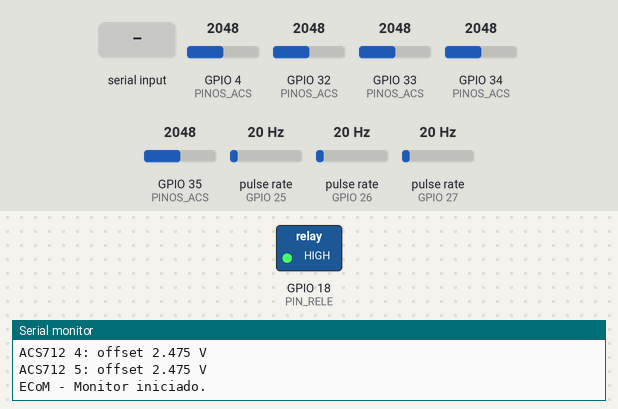
Bench run of a sketch on a simulated ESP32. On the bench: switched loads named in the sketch (green lamp = pin HIGH), the last lines printed to the serial monitor. Wiring (inferred from the names in the program): 3 × pulse sensor: data GPIO 25 / data GPIO 26 / data GPIO 27. The inputs (shaded band) are chosen by the test bench; at power-on: GPIO 4 (PINOS_ACS) = 2048, GPIO 32 (PINOS_ACS) = 2048, GPIO 33 (PINOS_ACS) = 2048, GPIO 34 (PINOS_ACS) = 2048, GPIO 35 (PINOS_ACS) = 2048, pulse rate (sensors on GPIO 25, GPIO 26, GPIO 27) 20 Hz (analog values on the 0–4095 scale).

Above: at 1.3 s.
1.4 s: "RELE ON\n" received over Serial
At 2.4 s:
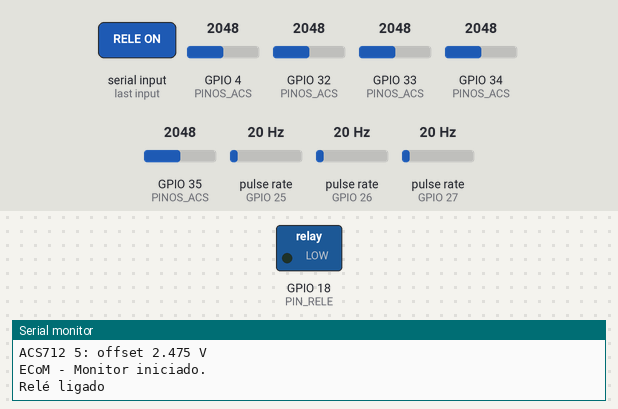
2.9 s: "RELE OFF\n" received over Serial
At 3.5 s:
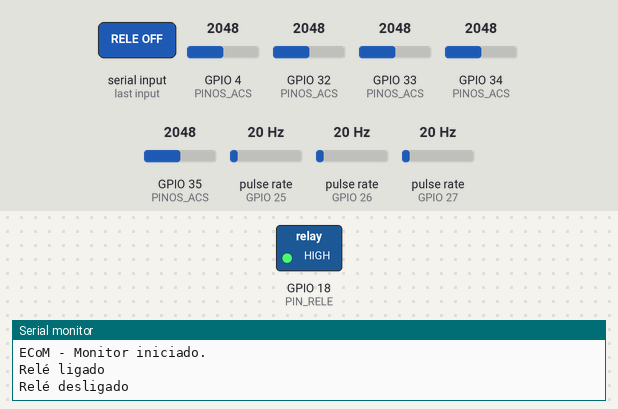
4.4 s: "RELE TOGGLE\n" received over Serial
At 5.8 s:
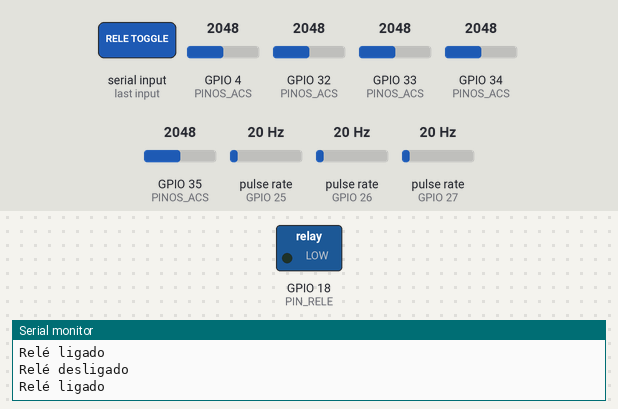
Timing chart, 0 to 7.4 s (numbered marks = the images above; inputs shaded):
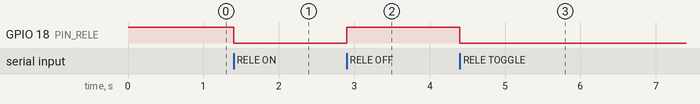

Measured:
- after the input at 1.4 s, GPIO 18 (PIN_RELE): HIGH → LOW at once
- after the input at 2.9 s, GPIO 18 (PIN_RELE): LOW → HIGH at once
- after the input at 4.4 s, GPIO 18 (PIN_RELE): HIGH → LOW at once

The sketch:

ecom_sensors.ino
```cpp
/*
 * ECoM - EcoMonitor (ESP32 / Arduino IDE)
 *
 * Ligações:
 *   ACS712 (OUT): GPIO 32, 33, 34, 35 e 4
 *   YF-S201 (SINAL): GPIO 25, 26 e 27
 *   Relé (IN): GPIO 18
 *
 * Importante: a saída do ACS712 alimentado em 5 V pode chegar a 5 V.
 * Use um divisor de tensão entre cada OUT do ACS712 e o GPIO do ESP32.
 * Nunca ligue OUT diretamente ao ESP32, que aceita no máximo 3,3 V.
 *
 * O sketch escreve um JSON na Serial a cada 30 segundos. O bridge.js
 * encaminha os totais de água e energia para a API do ECoM.
 *
 * Comandos pelo Monitor Serial (9600 baud, fim de linha):
 *   RELE ON
 *   RELE OFF
 *   RELE TOGGLE
 */

#include <Arduino.h>
#include <math.h>

// ===== Pinos =====
const uint8_t PINOS_ACS[] = {32, 33, 34, 35, 4};
const uint8_t PINOS_FLUXO[] = {25, 26, 27};
const uint8_t PIN_RELE = 18;

const uint8_t NUM_ACS = sizeof(PINOS_ACS) / sizeof(PINOS_ACS[0]);
const uint8_t NUM_FLUXO = sizeof(PINOS_FLUXO) / sizeof(PINOS_FLUXO[0]);

// ===== Configuração =====
// ACS712-05B = 0,185 V/A. Para ACS712-20A use 0,100; para ACS712-30A, 0,066.
const float SENSIBILIDADE_ACS_V_POR_A = 0.185f;
const float TENSAO_REDE_V = 127.0f;
const float CORRENTE_MINIMA_A = 0.03f;
const uint16_t AMOSTRAS_RMS = 600;

// Fator para reconstruir a tensão antes do divisor. Exemplo: divisor com
// 10 kOhm entre OUT e GPIO e 20 kOhm entre GPIO e GND => fator 1,5.
const float FATOR_DIVISOR_TENSAO = 1.5f;

// YF-S201: aproximadamente 450 pulsos para cada litro de água.
const float PULSOS_POR_LITRO = 450.0f;
const unsigned long INTERVALO_MEDICAO_MS = 5000UL;
const unsigned long INTERVALO_ENVIO_MS = 30000UL;

// A maior parte dos módulos de relé de um canal é ativa em LOW.
const bool RELE_ATIVO_EM_LOW = true;

// ===== Estado =====
float offsetsACS[NUM_ACS] = {0};
float correnteAtual[NUM_ACS] = {0};
float fluxoAtual[NUM_FLUXO] = {0};
float energiaAcumuladaKwh[NUM_ACS] = {0};
float aguaAcumuladaLitros[NUM_FLUXO] = {0};

volatile unsigned long pulsosFluxo[NUM_FLUXO] = {0};
unsigned long ultimaMedicao = 0;
unsigned long ultimoEnvio = 0;
unsigned long ultimaLeituraFluxo = 0;
bool releLigado = false;

char comandoSerial[24];
uint8_t tamanhoComando = 0;

// ===== Interrupções dos YF-S201 =====
void IRAM_ATTR contarPulso0() { pulsosFluxo[0]++; }
void IRAM_ATTR contarPulso1() { pulsosFluxo[1]++; }
void IRAM_ATTR contarPulso2() { pulsosFluxo[2]++; }

// ===== ACS712 =====
float lerTensaoACS(uint8_t pino) {
  // analogReadMilliVolts usa a calibração do ESP32 e retorna a tensão no GPIO.
  return (analogReadMilliVolts(pino) / 1000.0f) * FATOR_DIVISOR_TENSAO;
}

float lerOffsetACS(uint8_t pino) {
  float soma = 0.0f;
  const uint16_t amostras = 300;

  for (uint16_t i = 0; i < amostras; i++) {
    soma += lerTensaoACS(pino);
  }
  return soma / amostras;
}

float lerCorrenteRMS(uint8_t pino, float offset) {
  float somaQuadrados = 0.0f;

  for (uint16_t i = 0; i < AMOSTRAS_RMS; i++) {
    float diferenca = lerTensaoACS(pino) - offset;
    somaQuadrados += diferenca * diferenca;
  }

  float corrente = sqrtf(somaQuadrados / AMOSTRAS_RMS) / SENSIBILIDADE_ACS_V_POR_A;
  return corrente < CORRENTE_MINIMA_A ? 0.0f : corrente;
}

// ===== Relé =====
void definirRele(bool ligar) {
  releLigado = ligar;
  const uint8_t nivelAtivo = RELE_ATIVO_EM_LOW ? LOW : HIGH;
  digitalWrite(PIN_RELE, ligar ? nivelAtivo : (nivelAtivo == HIGH ? LOW : HIGH));
}

void processarComandoSerial() {
  while (Serial.available() > 0) {
    char caractere = static_cast<char>(Serial.read());
    if (caractere == '\r') continue;

    if (caractere == '\n') {
      comandoSerial[tamanhoComando] = '\0';

      if (strcmp(comandoSerial, "RELE ON") == 0) {
        definirRele(true);
        Serial.println(F("Relé ligado"));
      } else if (strcmp(comandoSerial, "RELE OFF") == 0) {
        definirRele(false);
        Serial.println(F("Relé desligado"));
      } else if (strcmp(comandoSerial, "RELE TOGGLE") == 0) {
        definirRele(!releLigado);
        Serial.println(releLigado ? F("Relé ligado") : F("Relé desligado"));
      } else if (tamanhoComando > 0) {
        Serial.println(F("Comando inválido: RELE ON, RELE OFF ou RELE TOGGLE"));
      }
      tamanhoComando = 0;
    } else if (tamanhoComando < sizeof(comandoSerial) - 1) {
      comandoSerial[tamanhoComando++] = caractere;
    }
  }
}

void medirSensores(unsigned long agora) {
  const unsigned long intervaloMedicao = agora - ultimaMedicao;
  ultimaMedicao = agora;

  for (uint8_t i = 0; i < NUM_ACS; i++) {
    correnteAtual[i] = lerCorrenteRMS(PINOS_ACS[i], offsetsACS[i]);
    const float potenciaW = correnteAtual[i] * TENSAO_REDE_V;
    energiaAcumuladaKwh[i] += potenciaW * intervaloMedicao / 3600000000.0f;
  }

  unsigned long pulsos[NUM_FLUXO];
  noInterrupts();
  for (uint8_t i = 0; i < NUM_FLUXO; i++) {
    pulsos[i] = pulsosFluxo[i];
    pulsosFluxo[i] = 0;
  }
  interrupts();

  float intervaloMinutos = (agora - ultimaLeituraFluxo) / 60000.0f;
  if (intervaloMinutos < 0.001f) intervaloMinutos = 0.001f;

  for (uint8_t i = 0; i < NUM_FLUXO; i++) {
    const float litros = pulsos[i] / PULSOS_POR_LITRO;
    fluxoAtual[i] = litros / intervaloMinutos;
    aguaAcumuladaLitros[i] += litros;
  }
  ultimaLeituraFluxo = agora;
}

void publicarLeituraSerial() {
  float energiaTotal = 0.0f;
  float aguaTotal = 0.0f;

  for (uint8_t i = 0; i < NUM_ACS; i++) {
    energiaTotal += energiaAcumuladaKwh[i];
    energiaAcumuladaKwh[i] = 0.0f;
  }
  for (uint8_t i = 0; i < NUM_FLUXO; i++) {
    aguaTotal += aguaAcumuladaLitros[i];
    aguaAcumuladaLitros[i] = 0.0f;
  }

  Serial.print(F("{\"corrente\":["));
  for (uint8_t i = 0; i < NUM_ACS; i++) {
    if (i > 0) Serial.print(',');
    Serial.print(correnteAtual[i], 3);
  }
  Serial.print(F("],\"fluxo\":["));
  for (uint8_t i = 0; i < NUM_FLUXO; i++) {
    if (i > 0) Serial.print(',');
    Serial.print(fluxoAtual[i], 3);
  }
  Serial.print(F("],\"energiaKwh\":"));
  Serial.print(energiaTotal, 6);
  Serial.print(F(",\"aguaLitros\":"));
  Serial.print(aguaTotal, 3);
  Serial.print(F(",\"rele\":"));
  Serial.print(releLigado ? F("true") : F("false"));
  Serial.println(F("}"));
}

void setup() {
  Serial.begin(9600);

  pinMode(PIN_RELE, OUTPUT);
  definirRele(false);

  // Atenuação 11 dB: faixa de leitura do ADC próxima de 3,3 V no GPIO.
  analogReadResolution(12);
  for (uint8_t i = 0; i < NUM_ACS; i++) {
    analogSetPinAttenuation(PINOS_ACS[i], ADC_11db);
  }

  for (uint8_t i = 0; i < NUM_FLUXO; i++) {
    pinMode(PINOS_FLUXO[i], INPUT_PULLUP);
  }
  attachInterrupt(digitalPinToInterrupt(PINOS_FLUXO[0]), contarPulso0, RISING);
  attachInterrupt(digitalPinToInterrupt(PINOS_FLUXO[1]), contarPulso1, RISING);
  attachInterrupt(digitalPinToInterrupt(PINOS_FLUXO[2]), contarPulso2, RISING);

  Serial.println(F("ECoM - Calibrando ACS712. Mantenha as cargas desligadas."));
  for (uint8_t i = 0; i < NUM_ACS; i++) {
    offsetsACS[i] = lerOffsetACS(PINOS_ACS[i]);
    Serial.printf("ACS712 %u: offset %.3f V\n", i + 1, offsetsACS[i]);
  }

  const unsigned long agora = millis();
  ultimaMedicao = agora;
  ultimoEnvio = agora;
  ultimaLeituraFluxo = agora;
  Serial.println(F("ECoM - Monitor iniciado."));
}

void loop() {
  processarComandoSerial();
  const unsigned long agora = millis();

  if (agora - ultimaMedicao >= INTERVALO_MEDICAO_MS) {
    medirSensores(agora);
  }

  if (agora - ultimoEnvio >= INTERVALO_ENVIO_MS) {
    ultimoEnvio = agora;
    publicarLeituraSerial();
  }
}
```
